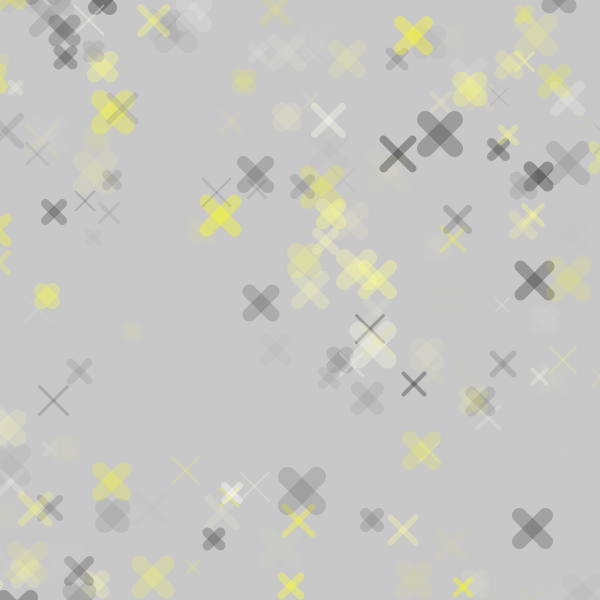
Frame 1 (no input)
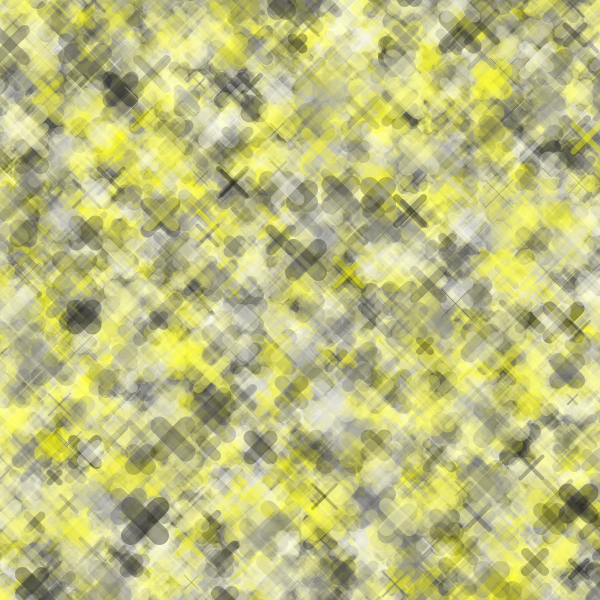
Frame 60 (the mouse pressed at the canvas centre just before this capture)
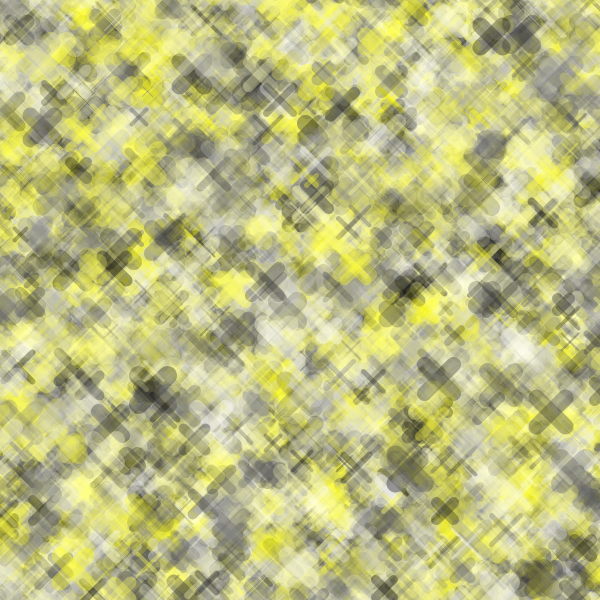
Frame 120 (the mouse held since frame 60 and released just before this capture)

The Processing sketch that drew these frames (run headless with seeded random() and noise(); from frame 60 on, the mouse is pressed at the canvas centre):

// Processing sketch: processing_15536
// ── processing_15536.pde


void setup(){
size(600,600);
background(200);
smooth();
}

void draw(){
  //frameRate(10);


for (int i = 0 ; i <= 200; i++){
drawX(int(random(-255,255)),int (random(100)), int(random(20)),int(random(-50,width)),int(random(-50,height)),random(10,30));




}
//noLoop();
}

void drawX(int tono, int transp, int grosor, int X, int Y, float largo){
stroke(tono,transp);
strokeWeight(grosor);
line(X,Y,X+largo,Y+largo);
line(X+largo,Y,X,Y+largo);

}
